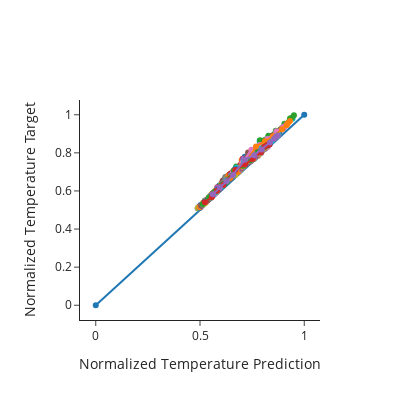

Notebook code for this chart:
### Code cell
fig = go.Figure()
fig.layout.height=400
fig.layout.width=400
fig.layout.legend.x=0
fig.layout.legend.y=0
fig.add_trace(go.Scatter(x=[0, 1], y=[0, 1], showlegend=False, mode="markers+lines"))
for i in range(0, len(datasets["X_test"]), batch_size * skip):
    df_pred = pd.DataFrame(models[6].predict(datasets["X_test"][i : i + batch_size], verbose=0)[:, :, 1])
    df_train = pd.DataFrame(datasets["y_test"][i : i + batch_size][:, :, 1])
    fig.add_trace(
        go.Scatter(
            x=df_pred[0].values,
            y=df_train[0].values,
            showlegend=False,
            mode="markers+lines",
        )
    )

fig.update_yaxes(title="Normalized Temperature Target")
fig.update_xaxes(title="Normalized Temperature Prediction")
fig.update_layout(template="simple_white")
